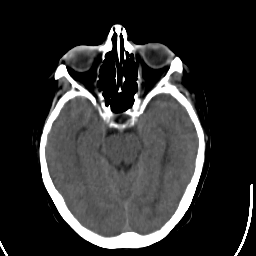
%> input picture MyDatasets/CT-MRI/test/CT/16009.png, 256 x 256 px
$ octave --eval "result = laplacian_pyramid(imread('../MyDatasets/CT-MRI/test/CT/16009.png'));"   (GNU Octave 9; MATLAB toolbox functions it lacks are replaced by stand-ins)
%> lines starting %> are read from the running program, lines starting %| are printed output that depends on the picture
### pyramid/downsample.m
function R = downsample(I, filter)

border_mode = 'symmetric';

% low pass, convolve with separable filter
R = imfilter(I,filter,border_mode);     %horizontal
R = imfilter(R,filter',border_mode);    %vertical

% decimate
r = size(I,1);
c = size(I,2);
R = R(1:2:r, 1:2:c, :);

### pyramid/upsample.m
function R = upsample(I,odd,filter)

% increase resolution
I = padarray(I,[1 1 0],'replicate'); % pad the image with a 1-pixel border
r = 2*size(I,1);
c = 2*size(I,2);
k = size(I,3);
R = zeros(r,c,k);
R(1:2:r, 1:2:c, :) = 4*I; % increase size 2 times; the padding is now 2 pixels wide

% interpolate, convolve with separable filter
R = imfilter(R,filter);     %horizontal
R = imfilter(R,filter');    %vertical

% remove the border
R = R(3:r - 2 - odd(1), 3:c - 2 - odd(2), :);

### pyramid/pyramid_filter.m
function f = pyramid_filter;
f = [.0625, .25, .375, .25, .0625];

### pyramid/laplacian_pyramid.m
function pyr = laplacian_pyramid(I,nlev)

r = size(I,1);
%> r = 256
c = size(I,2);
%> c = 256

if ~exist('nlev')
    % compute the highest possible pyramid
    nlev = floor(log(min(r,c)) / log(2));
%> nlev = 8
end

% recursively build pyramid
pyr = cell(nlev,1);
%> pyr = {[], [], [], [], [], [], [], []}
filter = pyramid_filter;
J = I;
%> J is the input picture: size 256x256 uint8; min 0, max 255, mean 47
for l = 1:nlev - 1
    % apply low pass filter, and downsample
    I = downsample(J,filter);
    odd = 2*size(I) - size(J);
    pyr{l} = J - upsample(I,odd,filter);
    J = I; % continue with low pass image
end
%> this loop made 7 passes
%> J on pass 7: [11 23; 32 60]
%> pass 1, in downsample, `R = imfilter(I,filter,border_mode);`:
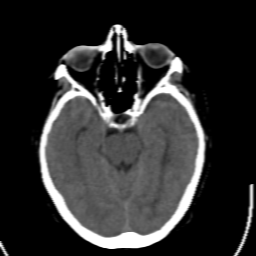
%> R: size 256x256 uint8; min 0, max 255, mean 47; mean of the top-left, top-right, bottom-left and bottom-right quarters 35.3, 31.9, 62.9, 57.9
%> pass 1, in downsample, `R = R(1:2:r, 1:2:c, :);`:
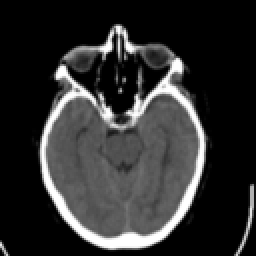
%> R: size 128x128 uint8 (shown 2 times larger); min 0, max 255, mean 47
%> pass 1, in upsample, `I = padarray(I,[1 1 0],'replicate');`:
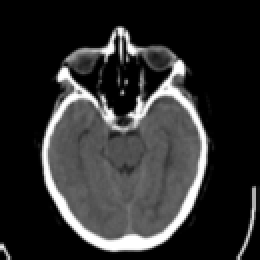
%> I: size 130x130 uint8 (shown 2 times larger); min 0, max 255, mean 45.7
%> after the loop, pyr = 8 items
pyr{nlev} = J;

$ run again, on MyDatasets/CT-MRI/test/CT/16010.png
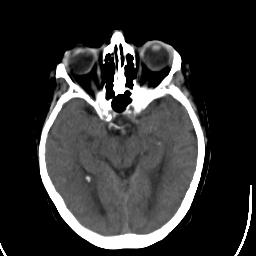
%> input picture MyDatasets/CT-MRI/test/CT/16010.png, 256 x 256 px
%> in laplacian_pyramid, J is the input picture: size 256x256 uint8; min 0, max 255, mean 49.1
%> the loop in laplacian_pyramid, `for l = 1:nlev - 1` made 7 passes
%> J on pass 7: [12 26; 33 63]
%> pass 1, in downsample, `R = R(1:2:r, 1:2:c, :);`:
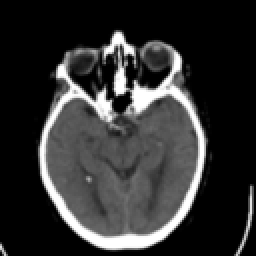
%> R: size 128x128 uint8 (shown 2 times larger); min 0, max 255, mean 49.1
%> pass 1, in upsample, `I = padarray(I,[1 1 0],'replicate');`:
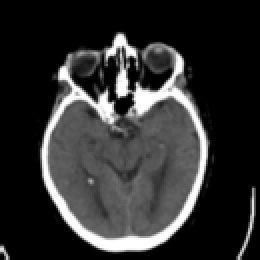
%> I: size 130x130 uint8 (shown 2 times larger); min 0, max 255, mean 47.7
%> after the loop in laplacian_pyramid, `for l = 1:nlev - 1`: pyr = 8 items

$ run again, on MyDatasets/CT-MRI/test/CT/16011.png
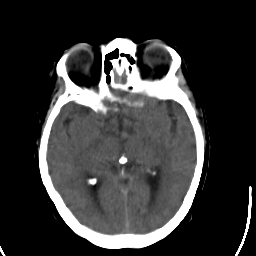
%> input picture MyDatasets/CT-MRI/test/CT/16011.png, 256 x 256 px
%> in laplacian_pyramid, J is the input picture: size 256x256 uint8; min 0, max 255, mean 53.1
%> the loop in laplacian_pyramid, `for l = 1:nlev - 1` made 7 passes
%> J on pass 7: [13 30; 35 68]
%> pass 1, in downsample, `R = R(1:2:r, 1:2:c, :);`:
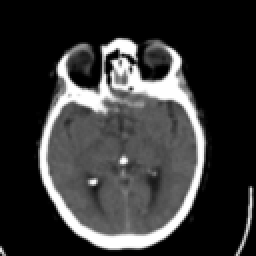
%> R: size 128x128 uint8 (shown 2 times larger); min 0, max 255, mean 53.1
%> pass 1, in upsample, `I = padarray(I,[1 1 0],'replicate');`:
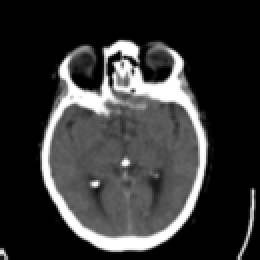
%> I: size 130x130 uint8 (shown 2 times larger); min 0, max 255, mean 51.6
%> after the loop in laplacian_pyramid, `for l = 1:nlev - 1`: pyr = 8 items
